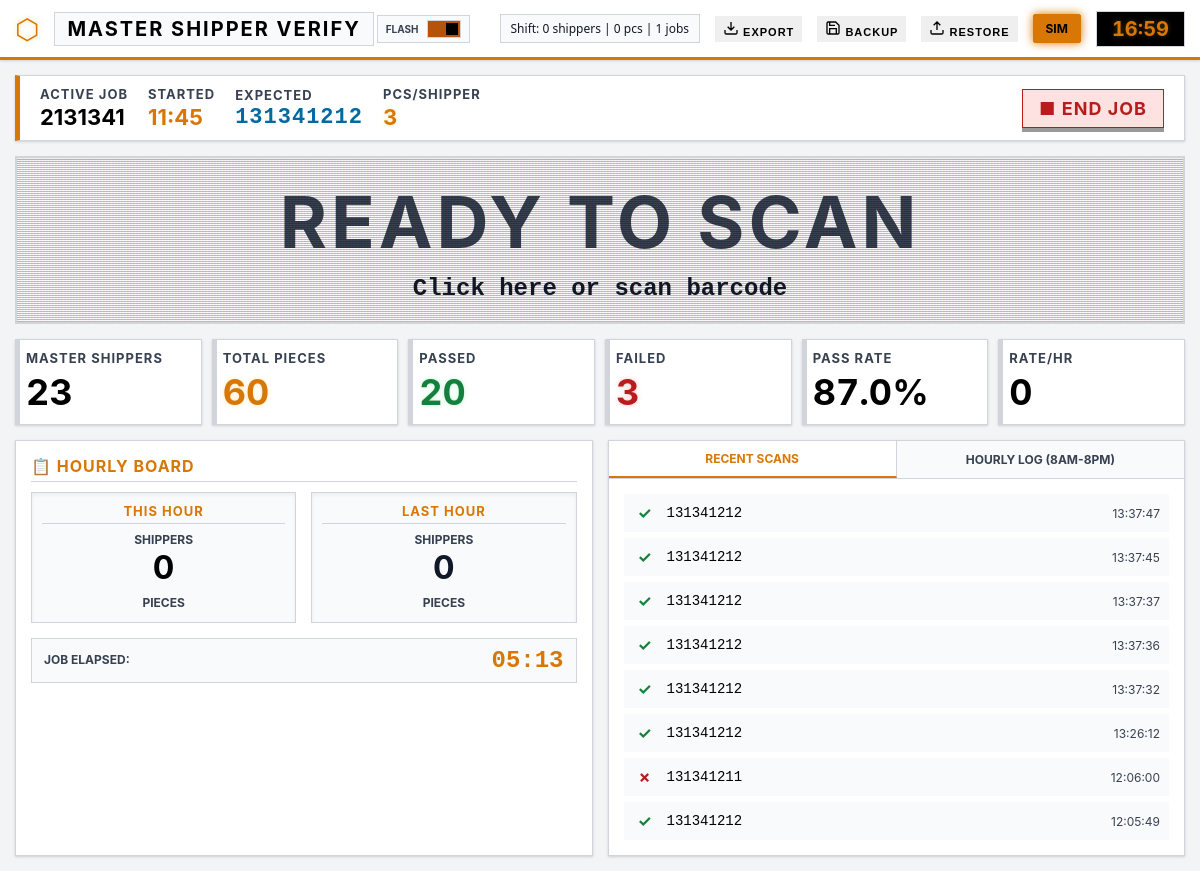
Before: / with the older database file.
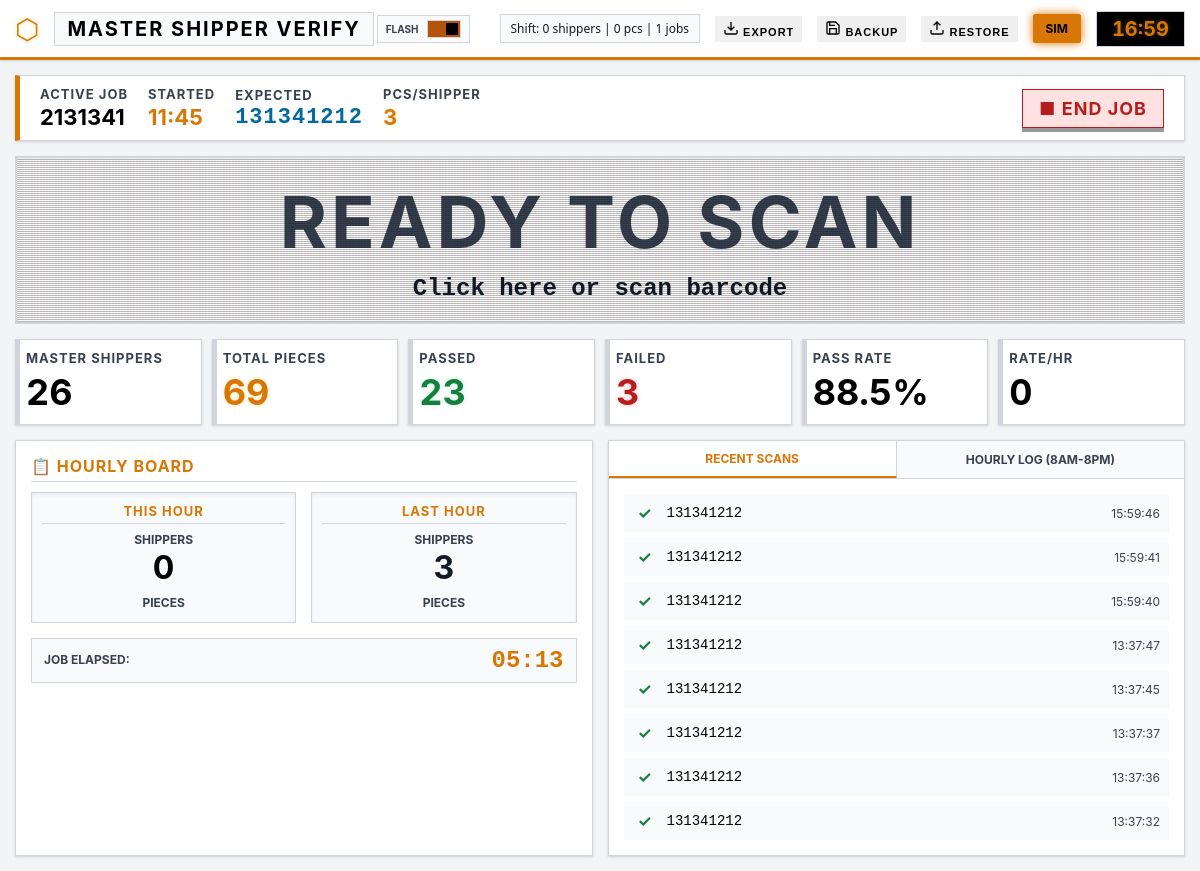
After: the same page with the newer database file.
### app.py (models this page shows, shortened)
class ShiftStats(db.Model):
    __tablename__ = 'shift_stats'
    id = db.Column(db.Integer, primary_key=True)
    date = db.Column(db.Date, default=datetime.now().date, unique=True)
    total_shippers = db.Column(db.Integer, default=0)
    total_pieces = db.Column(db.Integer, default=0)
    total_pass = db.Column(db.Integer, default=0)
    total_fail = db.Column(db.Integer, default=0)
    jobs_completed = db.Column(db.Integer, default=0)
    @classmethod
    def get_today(cls):
        today = datetime.now().date()
        stats = cls.query.filter_by(date=today).first()
        if not stats:
            stats = cls(date=today)
            db.session.add(stats)
            db.session.commit()
        return stats

class Job(db.Model):
    __tablename__ = 'jobs'
    id = db.Column(db.Integer, primary_key=True)
    job_id = db.Column(db.String(100), nullable=False)
    expected_barcode = db.Column(db.String(200), nullable=False)
    pieces_per_shipper = db.Column(db.Integer, default=1)
    target_quantity = db.Column(db.Integer, default=0)
    start_time = db.Column(db.DateTime, default=datetime.now)
    end_time = db.Column(db.DateTime, nullable=True)
    is_active = db.Column(db.Boolean, default=True)
    scans = db.relationship('Scan', backref='job', lazy='dynamic')
    @property
    def pass_count(self) -> int:
        return self.scans.filter_by(status='PASS').count()
    @property
    def fail_count(self) -> int:
        return self.scans.filter_by(status='FAIL').count()
    @property
    def total_scans(self) -> int:
        return self.scans.count()
    @property
    def total_pieces(self) -> int:
        return self.pass_count * self.pieces_per_shipper
    @property
    def pass_rate(self) -> float:
        if self.total_scans == 0:
            return 100.0
        return (self.pass_count / self.total_scans) * 100
    @property
    def elapsed_seconds(self) -> int:
        if self.end_time:
            return int((self.end_time - self.start_time).total_seconds())
        return int((datetime.now() - self.start_time).total_seconds())
    @property
    def elapsed_formatted(self) -> str:
        seconds = self.elapsed_seconds
        hours, remainder = divmod(seconds, 3600)
        minutes, secs = divmod(remainder, 60)
        return f"{hours:02d}:{minutes:02d}"
    def scans_in_hour(self, target_hour: int) -> int:
        today = datetime.now().date()
        start_dt = datetime.combine(today, datetime.min.time().replace(hour=target_hour))
        end_dt = start_dt + timedelta(hours=1)
        return self.scans.filter(
            Scan.timestamp >= start_dt,
            Scan.timestamp < end_dt,
            Scan.status == 'PASS'
        ).count()
    @property
    def scans_this_hour(self) -> int:
        return self.scans_in_hour(datetime.now().hour)
    @property
    def scans_prev_hour(self) -> int:
        prev_hour = datetime.now().hour - 1
        if prev_hour < 0: return 0 # Don't go back to yesterday for simplicity
        return self.scans_in_hour(prev_hour)
    def recent_scans(self, limit=10):
        return self.scans.order_by(Scan.timestamp.desc()).limit(limit).all()

class Scan(db.Model):
    __tablename__ = 'scans'
    id = db.Column(db.Integer, primary_key=True)
    job_id = db.Column(db.Integer, db.ForeignKey('jobs.id'), nullable=False)
    barcode = db.Column(db.String(200), nullable=False)
    expected = db.Column(db.String(200), nullable=False)
    status = db.Column(db.String(10), nullable=False)  # PASS or FAIL
    timestamp = db.Column(db.DateTime, default=datetime.now)

### app.py (the view)
@app.route('/')
def index():
    active_job = Job.query.filter_by(is_active=True).first()
    shift = ShiftStats.get_today()
    return render_template('index.html',
                          active_job=active_job,
                          shift=shift,
                          gpio_enabled=Config.USE_GPIO)

### templates/index.html (shortened to what this page needs)
<!DOCTYPE html>
<html lang="en">
<head>
    <link rel="stylesheet" href="{{ url_for('static', filename='css/style.css') }}">
</head>
<body>
    <header class="header">
        <div class="header-left">
            <span class="logo">⬡</span>
            <span class="title">MASTER SHIPPER VERIFY</span>
        </div>
        <div class="header-right">
            <div class="toggle-wrapper">
                <label class="toggle-label">FLASH</label>
                <label class="switch">
                    <span class="slider"></span>
                </label>
            </div>
            <div class="shift-stats">
                Shift: <span id="shift-shippers">{{ shift.total_shippers }}</span> shippers |
                <span id="shift-pieces">{{ shift.total_pieces }}</span> pcs |
                <span id="shift-jobs">{{ shift.jobs_completed }}</span> jobs
            </div>
            <button id="export-btn" class="btn-sm" title="Download CSV Report"
                onclick="window.location.href='/api/export_csv'">
                <svg width="16" height="16" viewBox="0 0 24 24" fill="none" stroke="currentColor" stroke-width="2">
                    <path d="M21 15v4a2 2 0 0 1-2 2H5a2 2 0 0 1-2-2v-4M7 10l5 5 5-5M12 15V3" />
                </svg>
                EXPORT
            </button>
            <button id="backup-btn" class="btn-sm" title="Backup Data (JSON)"
                onclick="window.location.href='/api/backup'">
                <svg width="16" height="16" viewBox="0 0 24 24" fill="none" stroke="currentColor" stroke-width="2">
                    <path d="M19 21H5a2 2 0 0 1-2-2V5a2 2 0 0 1 2-2h11l5 5v11a2 2 0 0 1-2 2z" />
                    <polyline points="17 21 17 13 7 13 7 21" />
                    <polyline points="7 3 7 8 15 8" />
                </svg>
                BACKUP
            </button>
            <button id="restore-btn" class="btn-sm" title="Restore Data (JSON)"
                onclick="document.getElementById('restore-input').click()">
                <svg width="16" height="16" viewBox="0 0 24 24" fill="none" stroke="currentColor" stroke-width="2">
                    <path d="M21 15v4a2 2 0 0 1-2 2H5a2 2 0 0 1-2-2v-4M17 8l-5-5-5 5M12 3v12" />
                </svg>
                RESTORE
            </button>
            <div class="gpio-status {{ 'active' if gpio_enabled else 'sim' }}">
                {{ 'GPIO ON' if gpio_enabled else 'SIM' }}
            </div>
            <div class="clock" id="clock">00:00:00</div>
        </div>
    </header>
    <main class="main-content">
        <div id="scanning-screen" class="screen {{ '' if active_job else 'hidden' }}">
            <div class="job-bar">
                <div class="job-info">
                    <span class="label">ACTIVE JOB</span>
                    <span class="value" id="current-job-id">{{ active_job.job_id if active_job else '' }}</span>
                </div>
                <div class="job-info">
                    <span class="label">STARTED</span>
                    <span class="value highlight-warning" id="job-start-time">{{ active_job.start_time.strftime('%H:%M')
                        if active_job else '' }}</span>
                </div>
                <div class="job-info">
                    <span class="label">EXPECTED</span>
                    <span class="value highlight-info monospace" id="expected-display">{{ active_job.expected_barcode if
                        active_job else '' }}</span>
                </div>
                <div class="job-info">
                    <span class="label">PCS/SHIPPER</span>
                    <span class="value highlight-primary" id="pieces-display">{{ active_job.pieces_per_shipper if
                        active_job else '' }}</span>
                </div>
                <button class="btn btn-danger" id="end-job-btn">■ END JOB</button>
            </div>
            <div class="result-display" id="result-display">
                <div class="result-text" id="result-text">READY TO SCAN</div>
                <div class="result-barcode" id="result-barcode">Click here or scan barcode</div>
            </div>
            <div class="stats-row">
                <div class="stat-card">
                    <span class="stat-label">MASTER SHIPPERS</span>
                    <span class="stat-value" id="stat-total">{{ active_job.total_scans if active_job else 0 }}</span>
                </div>
                <div class="stat-card">
                    <span class="stat-label">TOTAL PIECES</span>
                    <span class="stat-value highlight-primary" id="stat-pieces">{{ active_job.total_pieces if active_job
                        else 0 }}</span>
                </div>
                <div class="stat-card">
                    <span class="stat-label">PASSED</span>
                    <span class="stat-value highlight-success" id="stat-pass">{{ active_job.pass_count if active_job
                        else 0 }}</span>
                </div>
                <div class="stat-card">
                    <span class="stat-label">FAILED</span>
                    <span class="stat-value highlight-danger" id="stat-fail">{{ active_job.fail_count if active_job else
                        0 }}</span>
                </div>
                <div class="stat-card">
                    <span class="stat-label">PASS RATE</span>
                    <span class="stat-value" id="stat-rate">{{ '%.1f' % active_job.pass_rate if active_job else 100
                        }}%</span>
                </div>
                <div class="stat-card">
                    <span class="stat-label">RATE/HR</span>
                    <span class="stat-value" id="stat-speed">0</span>
                </div>
            </div>
            <div class="bottom-section-grid">
                <div class="hourly-board">
                    <div class="hourly-title">📋 HOURLY BOARD</div>
                    <div class="hourly-stats-grid">
                        <div class="hourly-group">
                            <div class="group-label">THIS HOUR</div>
                            <div class="hourly-stat">
                                <span class="hourly-label">SHIPPERS</span>
                                <span class="hourly-value" id="this-hour-shippers">{{ active_job.scans_this_hour if
                                    active_job else 0 }}</span>
                            </div>
                            <div class="hourly-stat">
                                <span class="hourly-label">PIECES</span>
                            </div>
                        </div>
                        <div class="hourly-group">
                            <div class="group-label">LAST HOUR</div>
                            <div class="hourly-stat">
                                <span class="hourly-label">SHIPPERS</span>
                                <span class="hourly-value text-muted" id="prev-hour-shippers">{{
                                    active_job.scans_prev_hour if active_job else 0 }}</span>
                            </div>
                            <div class="hourly-stat">
                                <span class="hourly-label">PIECES</span>
                            </div>
                        </div>
                    </div>
                    <div class="job-elapsed-row">
                        <span class="hourly-label">JOB ELAPSED:</span>
                        <span class="hourly-value-small" id="job-elapsed">{{ active_job.elapsed_formatted if active_job
                            else '0:00' }}</span>
                    </div>
                </div>
                <div class="history-section">
                    <div class="tab-header">
                        <button class="tab-btn active" data-tab="recent">RECENT SCANS</button>
                        <button class="tab-btn" data-tab="hourly">HOURLY LOG (8AM-8PM)</button>
                    </div>
                    <div class="tab-content active" id="tab-recent">
                        <div class="history-list" id="history-list">
                            {% if active_job %}
                            {% for scan in active_job.recent_scans(8) %}
                            <div class="history-item {{ 'pass' if scan.status == 'PASS' else 'fail' }}">
                                <span class="history-icon">{{ '✓' if scan.status == 'PASS' else '✗' }}</span>
                                <span class="history-barcode">{{ scan.barcode }}</span>
                                <span class="history-time">{{ scan.timestamp.strftime('%H:%M:%S') }}</span>
                            </div>
                            {% endfor %}
                            {% endif %}
                        </div>
                    </div>
                </div>
            </div>
        </div>
    </main>
</body>
</html>

Changed rows visible on the page:
no longer on this page (row unchanged): Scan: status "✓", barcode "131341212", timestamp "13:26:12"
no longer on this page (row unchanged): Scan: status "✗", barcode "131341211", timestamp "12:06:00"
no longer on this page (row unchanged): Scan: status "✓", barcode "131341212", timestamp "12:05:49"
computed for Job: pieces_per_shipper "60" → "69"
added Scan: status "✓", barcode "131341212", timestamp "15:59:46"
added Scan: status "✓", barcode "131341212", timestamp "15:59:41"
added Scan: status "✓", barcode "131341212", timestamp "15:59:40"
Other visible differences:
{{ active_job.total_scans if active_job else 0 }}: "23" → "26"
{{ active_job.pass_count if active_job
                        else 0 }}: "20" → "23"
{{ '%.1f' % active_job.pass_rate if active_job else 100 }}: "87.0" → "88.5"
{{ active_job.scans_prev_hour if active_job else 0 }}: "0" → "3"
